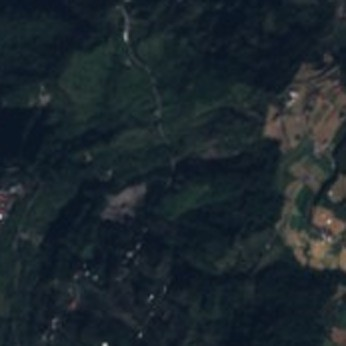
#> input picture data/ge_captures/ardswc_top01/_change_detect/ardswc_top01_diff_20181202_20200225_before.jpg, 346 x 346 px
$ python -i hillshade_register_test.py   (imports and definitions only)
#> lines starting #> are read from the running program, lines starting #| are printed output that depends on the picture
"""山陰影匹配小規模測試：DTM（20 m）山陰影能否當「絕對參考」量測 Wayback 影像的錯位，並解釋兩期影像的相對錯位？
流程（每個測試點，ref／mov 兩期 z17 鑲嵌，已存在 E:/Temp/reg_t*）：
  1. 把 20 m DTM 重採樣到影像像元網格，用太陽方位／高度（依日期、緯度，假設當地太陽時 10:30 過境）算山陰影；
     影像亮度做高通（差分高斯）以去掉反照率差異。
  2. 逐區塊（128 px、步距 64）：影像區塊中央 96 px 在山陰影的 ±16 px 搜尋窗內做 ZNCC 模板匹配（cv2.matchTemplate），
     取峰值位置為該期影像相對山陰影的位移，峰值 ≥ PEAK_MIN 才採用。
  3. 一致性檢驗：(mov 相對山陰影) − (ref 相對山陰影) 應等於兩期影像直接相位相關得到的相對位移 s_AB；
     報告殘差 RMSE、與 s_AB 自身 RMSE 比較，並看相關係數。若殘差明顯小於 s_AB，表示山陰影位移有物理意義；否則是雜訊。
限制：20 m DTM 對 1.2 m 影像只提供山脊／河谷尺度的特徵；太陽時間為假設；植生與陰影邊界（樹冠）干擾。小規模測試，結果只用來決定要不要繼續投入。
用法：python scripts/hillshade_register_test.py
輸出：data/biggis_interp/areas/hillshade_test.json
"""
import json
import math
import sys
from pathlib import Path

import cv2
import numpy as np
import rasterio
from pyproj import Transformer

REPO = Path(__file__).resolve().parent.parent
sys.path.insert(0, str(REPO / ".claude" / "skills" / "ortho-preprocess" / "scripts"))
import ortho_register as O  # noqa: E402

CASES = [("1", 23.7741, 121.1569, "20230227", "20170218"), ("2", 23.5558, 121.1929, "20221113", "20180324")]
PEAK_MIN = 0.30
SEARCH = 16
BLK, STRIDE, CORE = 128, 64, 96


# [37 lines left out: functions sun, dem_grid, hillshade, not called in this run]


def highpass(img):
    g = cv2.cvtColor(img, cv2.COLOR_BGR2GRAY).astype(np.float32) if img.ndim == 3 else img.astype(np.float32)
    return cv2.GaussianBlur(g, (0, 0), 3) - cv2.GaussianBlur(g, (0, 0), 25)


# [54 lines left out: functions match_to_hs, main, not called in this run]


# [2 lines not run here, left out]

>>> import cv2
>>> picture = cv2.imread('../data/ge_captures/ardswc_top01/_change_detect/ardswc_top01_diff_20181202_20200225_before.jpg')
#> picture is the input picture: shape (346, 346, 3); mean B, G, R 45, 38.6, 27.9
>>> result = highpass(picture)
#> in highpass, `return cv2.GaussianBlur(g, (0, 0), 3) - cv2.GaussianBlur(g, (0, 0), 25)`:
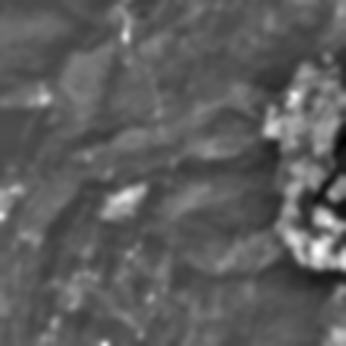
#> returned value: shape (346, 346) float32; min -31.87, max 54.2, mean 0; drawn with min black and max white

$ run again, on data/ge_captures/ardswc_top01/_change_detect/ardswc_top01_diff_20250325_20260119_before.jpg
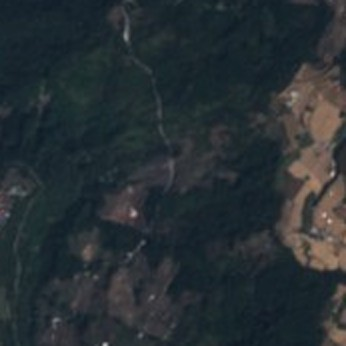
#> input picture data/ge_captures/ardswc_top01/_change_detect/ardswc_top01_diff_20250325_20260119_before.jpg, 346 x 346 px
#> picture is the input picture: shape (346, 346, 3); mean B, G, R 52, 47.8, 39.9
#> in highpass, `return cv2.GaussianBlur(g, (0, 0), 3) - cv2.GaussianBlur(g, (0, 0), 25)`:
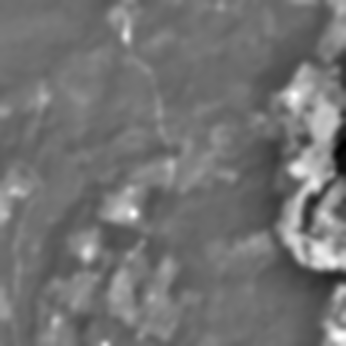
#> returned value: shape (346, 346) float32; min -45.3, max 54.38, mean 0; drawn with min black and max white
